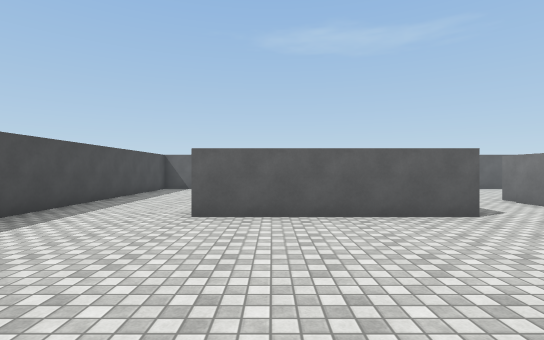
view 1 (above)

22 first-person views from a walk through a scene from a Unity 3-D project. The camera is 1.4 m above the floor, looks level and sees 85° across. The floor is counted in squares, 1.5 m on a side. Each view is taken from the middle of a square. On the plan, view 1 faces up. The plan holds only what a view shows up to about 11 squares ahead; the rest is blank. The player is left out. Surface patterns are stand-ins for the level's own textures.

view 2
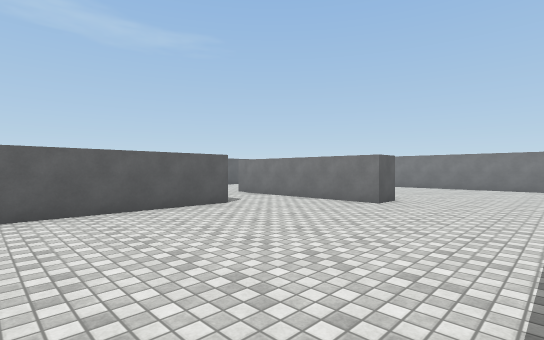

view 3
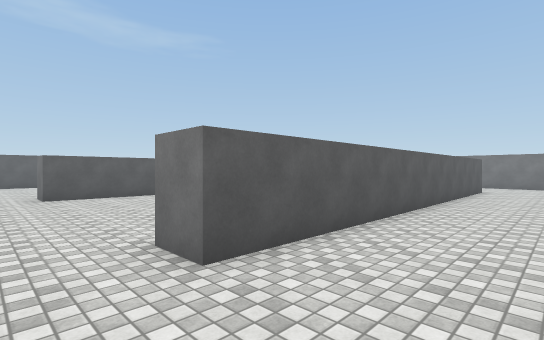

view 4
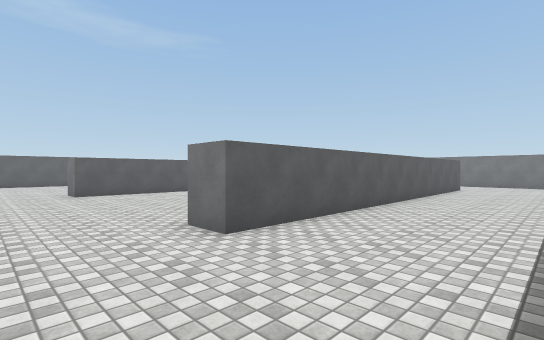

view 5
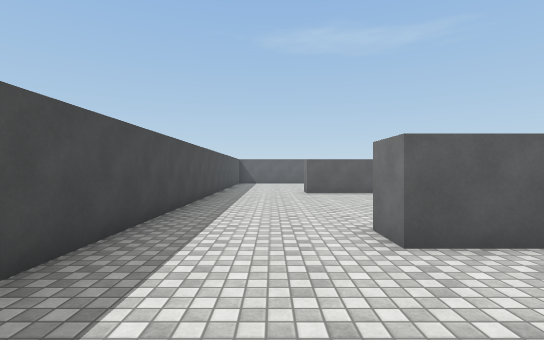

view 6
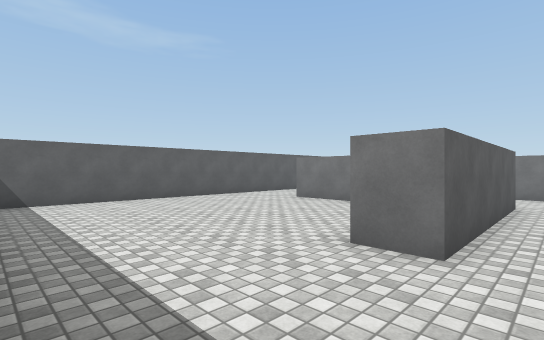

view 7
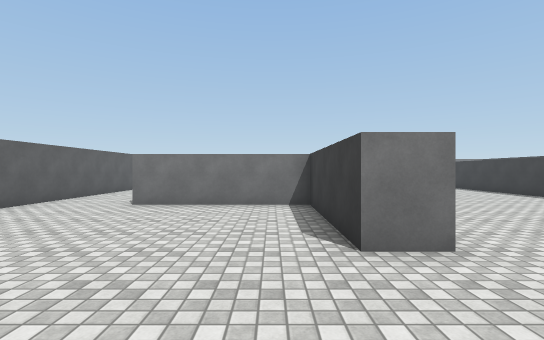

view 8
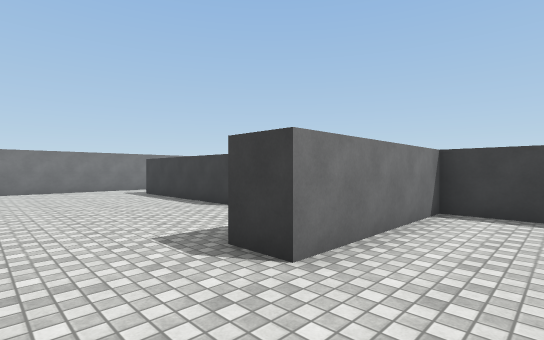

view 9
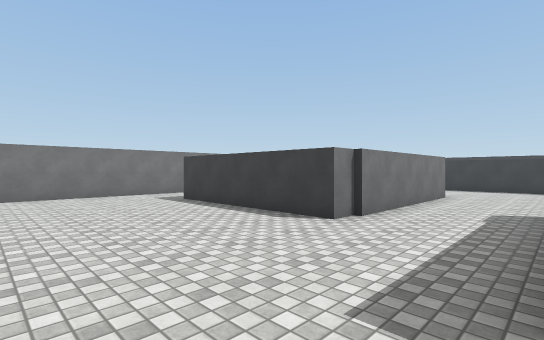

view 10
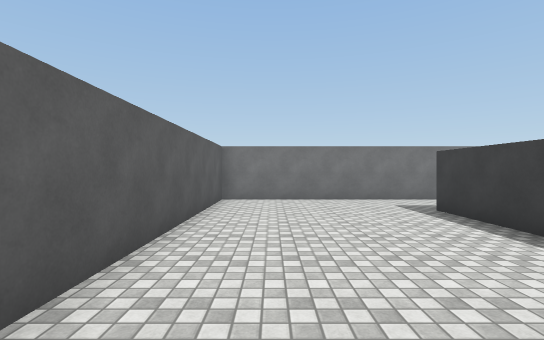

view 11
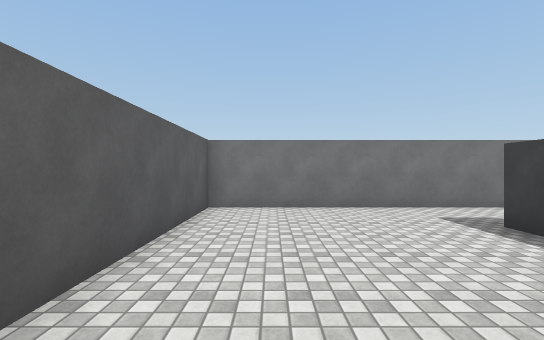

view 12
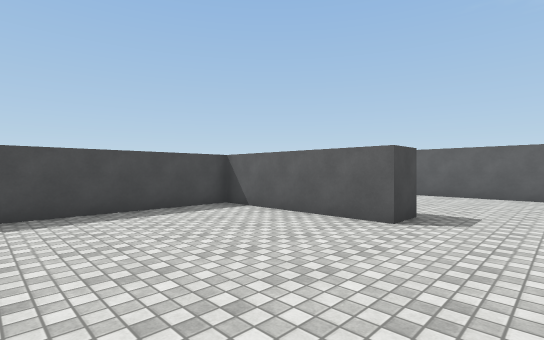

view 13
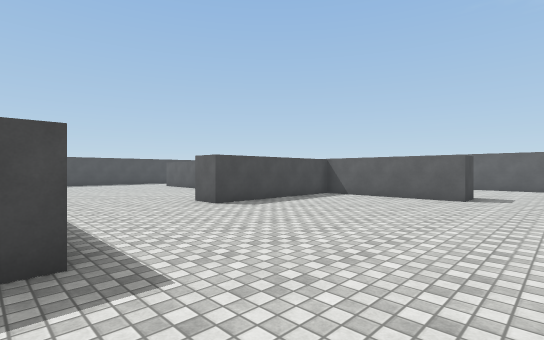

view 14
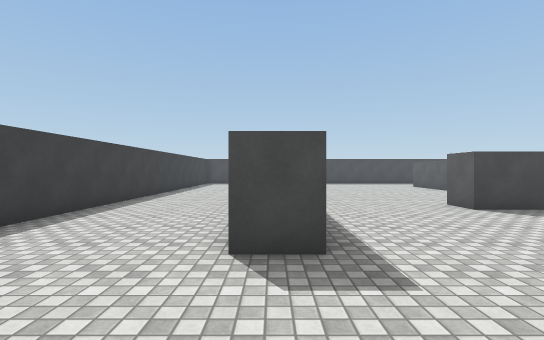

view 15
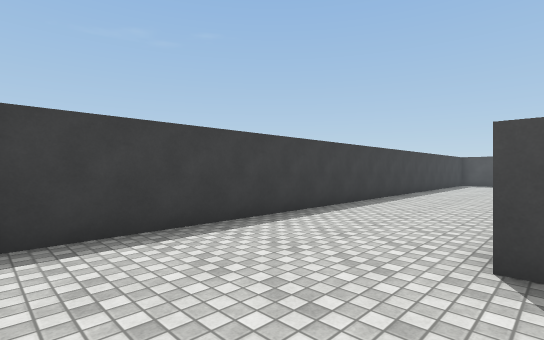

view 16
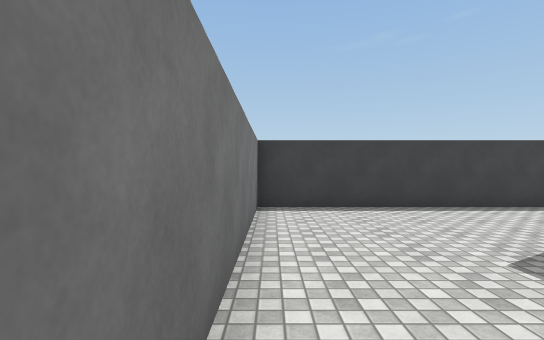

view 17
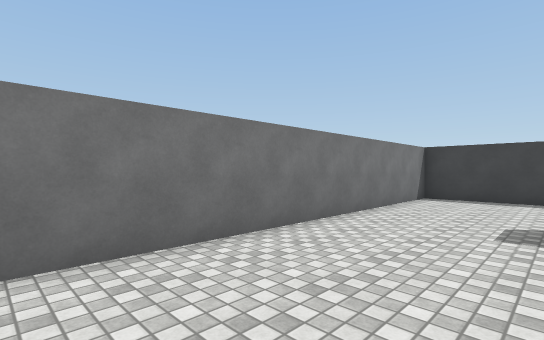

view 18
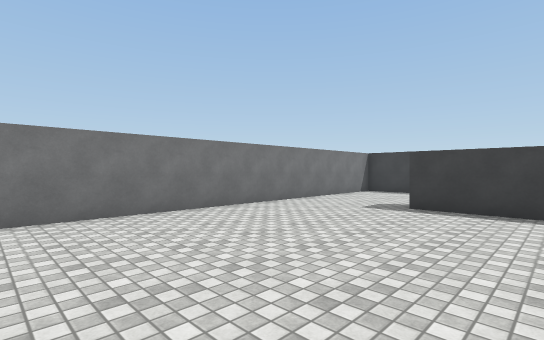

view 19
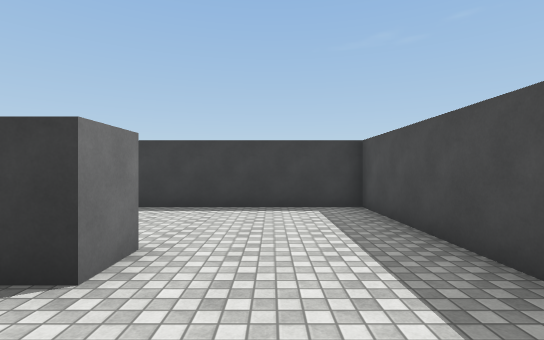

view 20
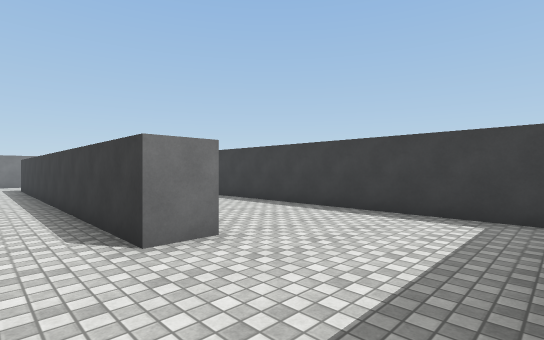

view 21
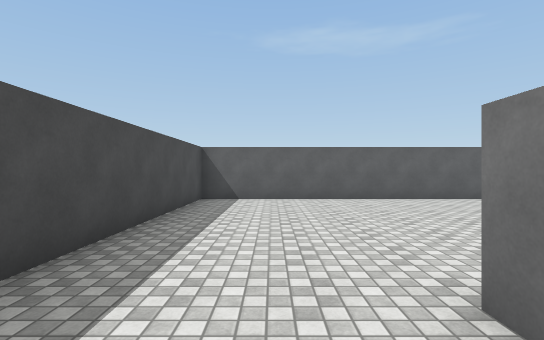

view 22
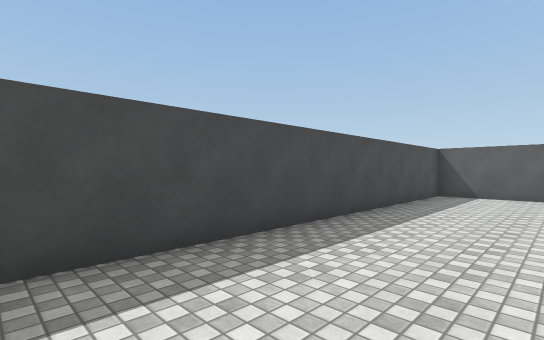

### Floor plan
Points are (right, up) in squares from view 1. A wall is a line through its corners. A room is listed if a view was taken in it or the views show most of it. See-through windows are left out.
Room 1 (views 1, 2, 3, 4, 5, 6, 7, 8, 9, 10, 11, 12, 13, 14, 15, 16, 17, 18, 19, 20, 21, 22)
walls: (4.1, 5.9) (-1.6, 5.9) (-1.6, 7) (3, 7) (3, 11.7) (4.1, 11.7); (7.1, 8.4) (7.1, 9.2) (12.9, 9.2) (12.9, 8.1) (8, 8.1) (8, 2.7) (7, 2.7) (7, 8.5); (10, -2.5) (-1.4, -2.5) (-1.4, -1.4) (11.7, -1.4) (11.7, -2.5); (6, 14.6) (-5.3, 14.6) (-5.3, -6.5) (15.4, -6.5) (15.4, 5.8); (15.4, 7.2) (15.4, 14.6) (7.6, 14.6)

Where each view was taken, in squares from view 1:
view 1: 0 up, 0 right, facing up
view 2: 1 down, 1 left, facing up-right
view 3: 5 down, 3 left, facing up-right
view 4: 6 down, 4 left, facing up-right
view 5: 6 down, 3 left, facing up
view 6: 5 up, 5 left, facing up-right
view 7: 8 up, 5 left, facing right
view 8: 14 up, 1 right, facing down-right
view 9: 14 up, 4 right, facing down-right
view 10: 13 up, 6 right, facing right
view 11: 13 up, 8 right, facing right
view 12: 3 up, 15 right, facing up-left
view 13: 2 down, 15 right, facing up-left
view 14: 2 down, 15 right, facing left
view 15: 2 down, 15 right, facing down-left
view 16: 1 up, 15 right, facing down
view 17: 4 up, 12 right, facing down-right
view 18: 6 up, 9 right, facing down-right
view 19: 1 up, 3 left, facing down
view 20: 0 up, 5 left, facing down-right
view 21: 5 up, 3 left, facing up
view 22: 3 up, 2 left, facing up-left
